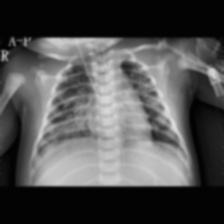
#> input picture pneumonia_output/Normal/person1946_bacteria_4875.jpeg, 224 x 224 px, given in place of IM-0115-0001.jpeg, which was not available; the run also reads 1 picture not shown here
$ python filterpipeline.py
#> lines starting #> are read from the running program, lines starting #| are printed output that depends on the picture; pictures that were not available may be replaced by others from this repository, and a replacement may not be noted
### src/image_loader.py
# src/image_loader.py
"""
Simple image loader for JPEG/PNG and DICOM.
Provides an ImageDataset-like interface for PyTorch later.
"""

from pathlib import Path
import cv2
import numpy as np
from typing import List, Tuple, Optional
import pydicom


# [22 lines left out: functions read_image, preprocess_image, not called in this run]


def list_images(folder: Path, exts: Optional[List[str]] = None) -> List[Path]:
    exts = exts or [".png", ".jpg", ".jpeg", ".dcm"]
    files = []
    for ext in exts:
        files.extend(folder.rglob(f"*{ext}"))
    return sorted(files)

### src/medical-imaging-oop/filterpipeline.py
import os
import cv2
import glob
import matplotlib.pyplot as plt

# === Step 1: Load and Filter One Image ===
img_path = os.path.join("data", "train", "NORMAL", "IM-0115-0001.jpeg")
image = cv2.imread(img_path, cv2.IMREAD_GRAYSCALE)
#> image is the input picture: shape (224, 224); min 0, max 220, mean 80.1

if image is None:
    print("Image not found.")
    exit()

clahe = cv2.createCLAHE(clipLimit=2.0, tileGridSize=(8, 8))
clahe_img = clahe.apply(image)
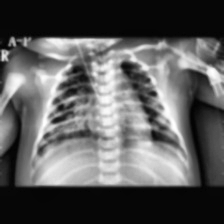
#> clahe_img: shape (224, 224); min 1, max 255, mean 90.8
blurred_img = cv2.GaussianBlur(clahe_img, (5, 5), 0)

# === Step 2: Display All Three Images ===
fig, axs = plt.subplots(1, 3, figsize=(15, 5))
axs[0].imshow(image, cmap='gray')
axs[0].set_title("Original")
axs[0].axis('off')

axs[1].imshow(clahe_img, cmap='gray')
axs[1].set_title("CLAHE")
axs[1].axis('off')

axs[2].imshow(blurred_img, cmap='gray')
axs[2].set_title("Gaussian Blur")
axs[2].axis('off')

plt.tight_layout()
plt.show()
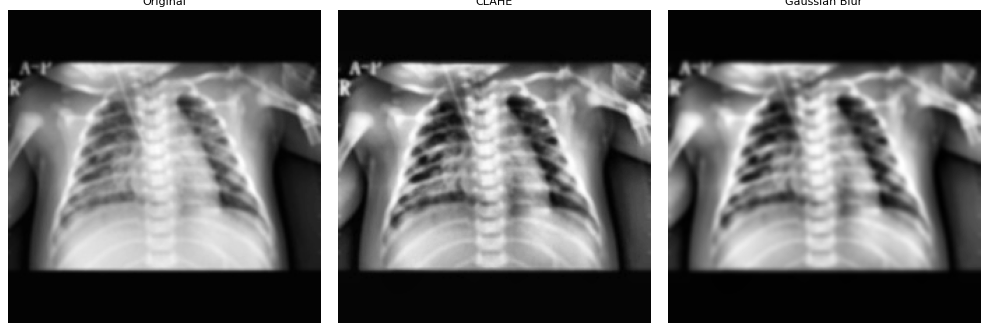
#> figure drawn by matplotlib, 3 panels

# === Step 3: Batch Filter All Images in NORMAL/ ===
input_dir = os.path.join("data", "train", "NORMAL")
output_dir = os.path.join("data", "train", "NORMAL_filtered")
os.makedirs(output_dir, exist_ok=True)

for path in glob.glob(os.path.join(input_dir, "*.jpeg")):
    img = cv2.imread(path, cv2.IMREAD_GRAYSCALE)
    if img is None:
        continue
    enhanced = clahe.apply(img)
    blurred = cv2.GaussianBlur(enhanced, (5, 5), 0)
    filename = os.path.basename(path)
    out_path = os.path.join(output_dir, filename)
    cv2.imwrite(out_path, blurred)
#> pass 2 of the loop `for path in glob.glob(os.path.join(input_dir, "*.jpeg")):`:
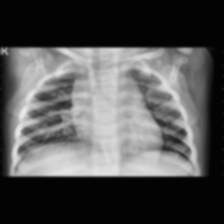
#> input picture pneumonia_output/Normal/person1947_bacteria_4876.jpeg, 224 x 224 px
#> img is the input picture: shape (224, 224); min 1, max 235, mean 82.9
#> `enhanced = clahe.apply(img)`:
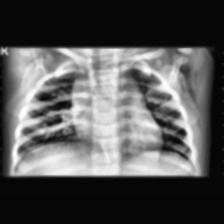
#> enhanced: shape (224, 224); min 1, max 255, mean 85.7
#> pass 3 of the loop `for path in glob.glob(os.path.join(input_dir, "*.jpeg")):`:
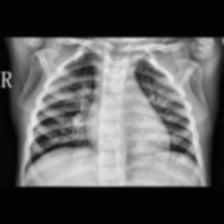
#> input picture pneumonia_output/Normal/person1949_bacteria_4880.jpeg, 224 x 224 px
#> img is the input picture: shape (224, 224); min 1, max 236, mean 92.5
#> `enhanced = clahe.apply(img)`:
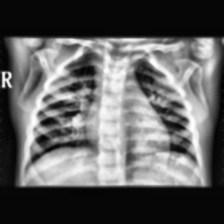
#> enhanced: shape (224, 224); min 1, max 255, mean 96.4
#> the loop made 4 passes; the first 3 are shown

# === Step 4: Plot Histogram Comparison ===
filtered_path = os.path.join(output_dir, "IM-0115-0001.jpeg")
filtered_img = cv2.imread(filtered_path, cv2.IMREAD_GRAYSCALE)

plt.hist(image.ravel(), bins=256, color='gray', alpha=0.5, label='Original')
plt.hist(filtered_img.ravel(), bins=256, color='blue', alpha=0.5, label='Filtered')
plt.legend()
plt.title("Pixel Intensity Distribution")
plt.xlabel("Pixel Intensity")
plt.ylabel("Frequency")
plt.show()
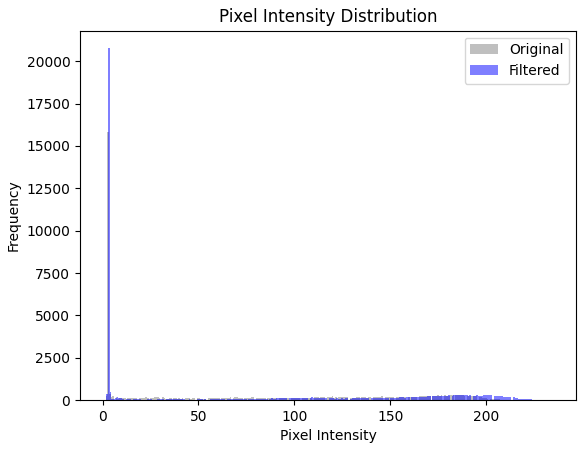
#> figure drawn by matplotlib, 1 panel; tallest bar 15844 high, from x = 2.58 to 3.44; tallest bar 20765 high, from x = 2.83 to 3.74
#> pass 2 of the loop in list_images, `for ext in exts:`:
#> pass 3 of the loop in list_images, `for ext in exts:`:
#> the loop made 4 passes; the first 3 are shown

from src.image_loader import list_images, read_image, preprocess_image
from pathlib import Path

images = list_images(Path("data/train/NORMAL_filtered"))
#> (the run stopped early here; a loop or call above may not have finished)
